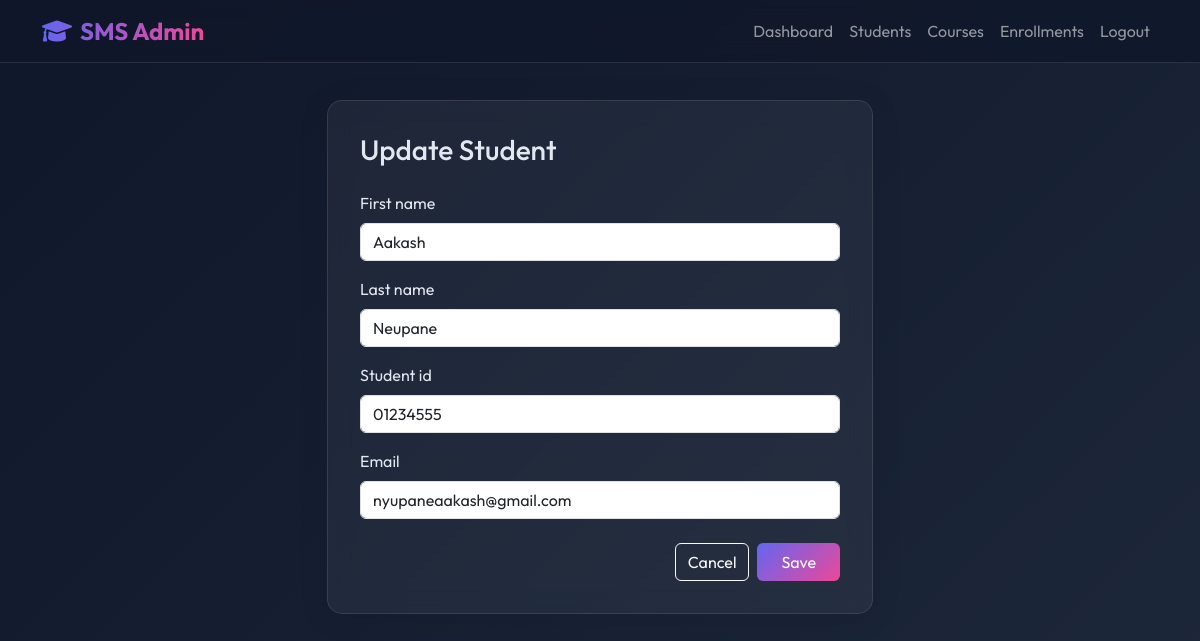
Screenshot of /students/1/edit/ (signed in) with the database file from the repository.
### core/models.py (models this page shows, shortened)
class Student(models.Model):
    first_name = models.CharField(max_length=50)
    last_name = models.CharField(max_length=50)
    student_id = models.CharField(max_length=20, unique=True)
    email = models.EmailField()
    enrolled_date = models.DateField(auto_now_add=True)

### core/views.py (the view)
# urls.py: path('students/<int:pk>/edit/', views.student_update, name='student_update'),
@admin_required
@login_required
def student_update(request, pk):
    student = get_object_or_404(Student, pk=pk)
    form = StudentForm(request.POST or None, instance=student)
    if request.method=="POST" and form.is_valid():
        form.save()
        return redirect('students')
    return render(request, "core/student_form.html", {"form": form, "action":"Update"})

### core/forms.py
class StudentForm(BaseForm):
    class Meta:
        model = Student
        fields = ['first_name', 'last_name', 'student_id', 'email']

### core/views.py (called while the page is built)
def admin_required(view_func):
    return user_passes_test(lambda u: u.role=='admin', login_url='dashboard')(view_func)

### core/templates/core/student_form.html (shortened to what this page needs)
{% extends 'core/base.html' %}
{% block content %}
<div class="row justify-content-center">
    <div class="col-md-6">
        <div class="glass-card fade-in">
            <h3 class="mb-4">{{ action }} Student</h3>
            <form method="post">
                {% for field in form %}
                <div class="mb-3">
                    <label class="form-label">{{ field.label }}</label>
                    {{ field }}
                </div>
                {% endfor %}
                <div class="d-flex justify-content-end mt-4">
                    <a href="{% url 'students' %}" class="btn btn-outline-light me-2">Cancel</a>
                    <button type="submit" class="btn btn-primary px-4">Save</button>
                </div>
            </form>
        </div>
    </div>
</div>
{% endblock %}

### core/static/core/styles.css (style rules this page uses)
:root { --primary-color: #6366f1; --secondary-color: #ec4899; --background-gradient: linear-gradient(135deg, #0f172a 0%, #1e293b 100%); --glass-bg: rgba(255, 255, 255, 0.05); --glass-border: 1px solid rgba(255, 255, 255, 0.1); --text-color: #e2e8f0; }
body { font-family: 'Outfit', sans-serif; background: var(--background-gradient); color: var(--text-color); min-height: 100vh; }
.glass-card { background: var(--glass-bg); backdrop-filter: blur(12px); border: var(--glass-border); border-radius: 15px; padding: 2rem; box-shadow: 0 4px 30px rgba(0, 0, 0, 0.1); transition: transform 0.3s ease; }
.btn-primary { background: linear-gradient(135deg, var(--primary-color), var(--secondary-color)); border: none; transition: all 0.3s ease; }
.fade-in { animation: fadeIn 0.8s ease-out forwards; }

### rows the page displays
Student: form "Aakash" "Neupane" "01234555" "nyupaneaakash@gmail.com"

### other values shown
{{ action }} "Update"
{{ field.label }} "First name" "Last name" "Student id" "Email"
